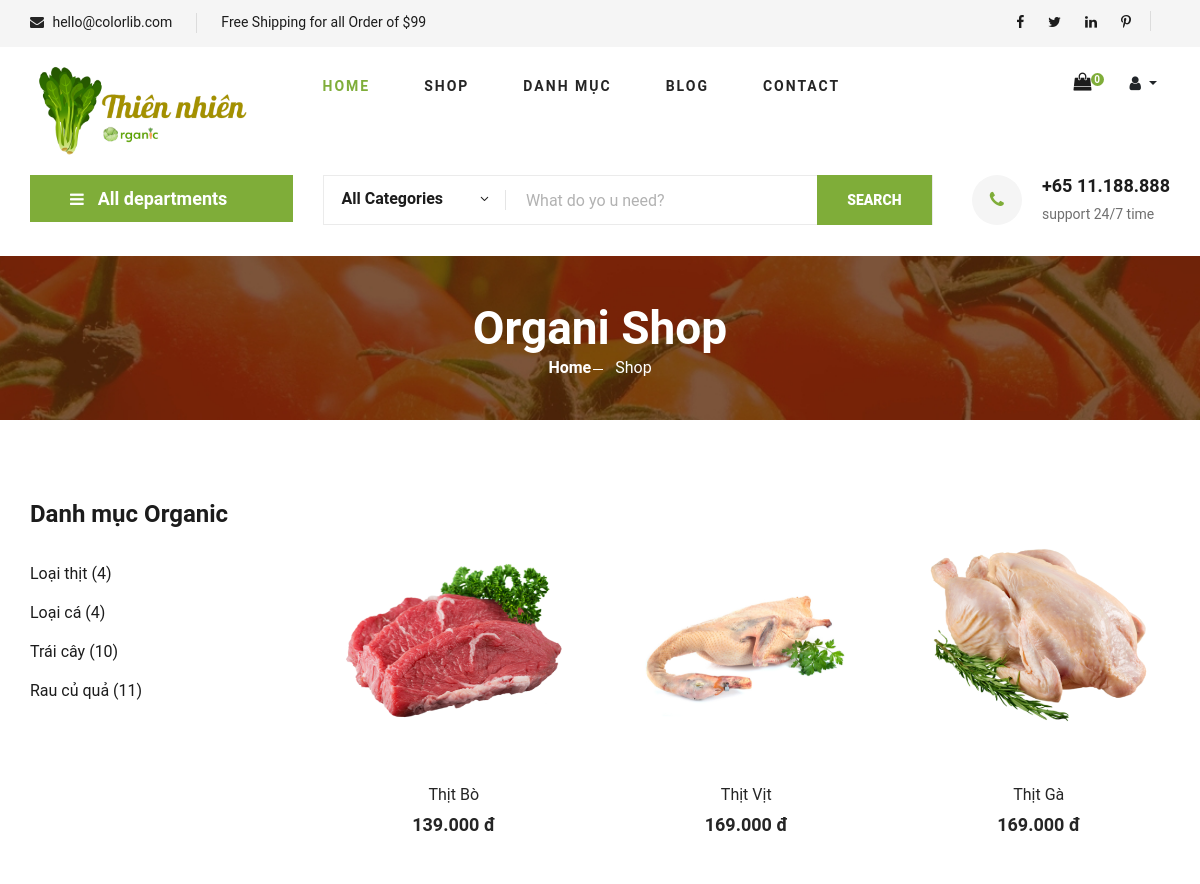
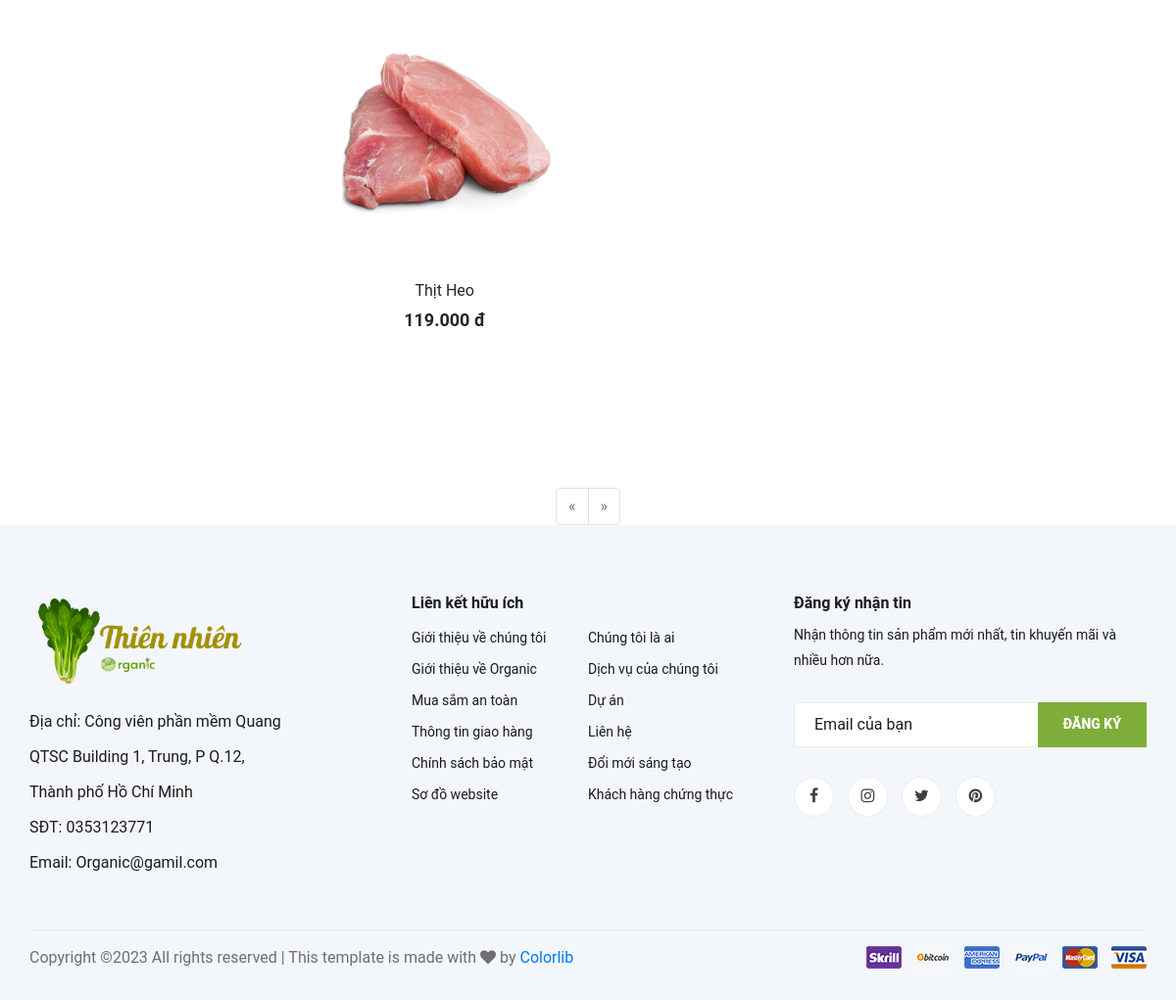
/index.php?mod=catagory&act=catagory_detail&MaDM=14, run on the app's committed database (2 pictures, top to bottom).
### tables this page shows
CREATE TABLE `danhmuc` (
  `MaDM` int NOT NULL,
  `TenDM` varchar(50) NOT NULL,
  `SoThuTu` int DEFAULT NULL COMMENT 'số thứ tự mà danh mục sẽ xuất hiện , tùy mình sắp xếp',
  `UuTien` tinyint(1) DEFAULT NULL COMMENT '0: là cho nó ẩn đi, 1 là cho nó xuất hiện tại trang chủ',
  `HinhAnh` text
);

CREATE TABLE `sanpham` (
  `MaSP` int NOT NULL,
  `TenSP` varchar(50) NOT NULL,
  `GiaSP` double(10,0) NOT NULL DEFAULT '0' COMMENT 'Tiền Việt không có chữ số thập phân, mặc định là 0(nếu =0 thì hết hàng ví dụ )',
  `HinhAnh` text NOT NULL,
  `TieuDe` text,
  `MoTa` text,
  `MaDM` int DEFAULT NULL,
  `LuotXem` int NOT NULL,
  `GiaGiam` double(10,0) NOT NULL DEFAULT '0',
  `StatusProduct` tinyint(1) NOT NULL DEFAULT '0' COMMENT 'Nếu là 1 thì soldout, 0 thì còn hàng'
);

### model/m_pdo.php (called while the page is built, shortened)
<?php
function pdo_get_connection(){
    $dburl = "mysql:host=localhost;dbname=organic;charset=utf8";
    $username = 'root';
    $password = '';
    $conn = new PDO($dburl, $username, $password);
    $conn->setAttribute(PDO::ATTR_ERRMODE, PDO::ERRMODE_EXCEPTION);
    return $conn;
}
function pdo_query($sql){
    $sql_args = array_slice(func_get_args(), 1);
    try{
        $conn = pdo_get_connection();
        $stmt = $conn->prepare($sql);
        $stmt->execute($sql_args);
        $rows = $stmt->fetchAll();
        return $rows;
    }
    catch(PDOException $e){
        throw $e;
    }
    finally{
        unset($conn);
    }
}
function pdo_query_value($sql){
    $sql_args = array_slice(func_get_args(), 1);
    try{
        $conn = pdo_get_connection();
        $stmt = $conn->prepare($sql);
        $stmt->execute($sql_args);
        $row = $stmt->fetch(PDO::FETCH_ASSOC);
        return array_values($row)[0];
    }
    catch(PDOException $e){
        throw $e;
    }
    finally{
        unset($conn);
    }
}

### model/m_catagory.php (called while the page is built, shortened)
<?php
    include_once 'model/m_pdo.php';
    function danhmuc_getAll(){
        return pdo_query("SELECT * FROM danhmuc ORDER BY MaDM DESC");
    }
    function danhmuc_getbyiddetail($MaDM,$page=1){
        $BatDau = ($page - 1) * 9;
        return pdo_query("SELECT * FROM sanpham WHERE MaDM = ? LIMIT $BatDau,9",$MaDM);
    }
    function get_count_sp($MaDM){
        $returnsp = pdo_query("SELECT * FROM sanpham WHERE MaDM = ? ",$MaDM);
        return count($returnsp);
    }
    function catagory_phantrang($MaDM){
        return pdo_query_value("SELECT COUNT(*) FROM sanpham WHERE MaDM = ?", $MaDM);
    }
?>

### view/v_product_catagory.php (the view, shortened to what this page needs)
<section class="hero hero-normal">
    <div class="container">
        <div class="row">
            <div class="col-lg-3">
                <div class="hero__categories">
                    <div class="hero__categories__all">
                        <i class="fa fa-bars"></i>
                        <span>All departments</span>
                    </div>
                </div>
            </div>
            <div class="col-lg-9">
                <div class="hero__search">
                    <div class="hero__search__form">
                        <form action="#">
                            <div class="hero__search__categories">
                                All Categories
                                <span class="arrow_carrot-down"></span>
                            </div>
                            <input type="text" placeholder="What do yo u need?">
                            <button type="submit" class="site-btn">SEARCH</button>
                        </form>
                    </div>
                    <div class="hero__search__phone">
                        <div class="hero__search__phone__icon">
                            <i class="fa fa-phone"></i>
                        </div>
                        <div class="hero__search__phone__text">
                            <h5>+65 11.188.888</h5>
                            <span>support 24/7 time</span>
                        </div>
                    </div>
                </div>
            </div>
        </div>
    </div>
</section>
<section class="breadcrumb-section set-bg" data-setbg="view/img/breadcrumb.jpg">
    <div class="container">
        <div class="row">
            <div class="col-lg-12 text-center">
                <div class="breadcrumb__text">
                    <h2>Organi Shop</h2>
                    <div class="breadcrumb__option">
                        <a href="./index.html">Home</a>
                        <span>Shop</span>
                    </div>
                </div>
            </div>
        </div>
    </div>
</section>
<section class="product spad">
    <div class="container">
        <div class="row">
            <div class="col-lg-3 col-md-5">
                <div class="sidebar">
                    <div class="sidebar__item">
                        <h4>Danh mục Organic</h4>
                        <ul>
                        <?php foreach($getdanhmuc as $dm): ?>
                            <li> <a href="index.php?mod=catagory&act=catagory_detail&MaDM=<?=$dm['MaDM']?>"><?=$dm['TenDM']?> (<?=get_count_sp($dm['MaDM'])?>)</a></li>
                        <?php endforeach; ?>
                        </ul>
                    </div>
                </div>
            </div>
            <div class="col-lg-9 col-md-7">
                <div class="row">
                    <?php if(isset($_GET['MaDM']) && ($_GET['MaDM']>0)): ?>
                        <?php foreach($danhmuc_getbyid as $item):
                            if($item['GiaSP'] >=1){
                                $price = '<h5>'.number_format($item['GiaSP'],"0",",",".").' đ</h5>';
                            }else{
                                $price = "<h5>Đang cập nhật</h5>";
                            }
                        ?>
                            <div class="col-lg-4 col-md-6 col-sm-6">
                                <div class="featured__item">
                                    <div class="featured__item__pic set-bg" data-setbg="view/img/traicay/<?=$item['HinhAnh']?>">
                                    </div>
                                    <div class="featured__item__text">
                                        <h6><a href="index.php?mod=product&act=detail&MaSP=<?=$item['MaSP']?>"><?=$item['TenSP']?></a></h6>
                                        <?=$price?>
                                    </div>
                                    <form action="index.php?mod=product&act=addtocart" method="post">
                                        <div class="intro">
                                        </div>
                                    </form>
                                </div>
                            </div>
                        <?php endforeach; ?>
                    <?php endif;?>
                </div>
            </div>
        </div>
    </div>
</section>
<?php
    if(isset($_GET['MaDM']) && ($_GET['MaDM']>0)):
?>
<div class="admin__pagein">
    <ul class="pagination">
        <li class="page-item <?= ($page <= 1) ? "disabled" : ""?>">
        <a class="page-link" href="index.php?mod=catagory&act=catagory_detail&MaDM=<?=$MaDM?>&page=<?=$page-1?>" aria-label="Previous">
                <span aria-hidden="true">&laquo;</span>
            </a>
        </li>
            <li class="page-item <?= ($page >= $SoTrang) ? "disabled" : ""?>">
            <a class="page-link" href="index.php?mod=catagory&act=catagory_detail&MaDM=<?=$MaDM?>&page=<?=$page+1?>" aria-label="Next">
                <span aria-hidden="true">&raquo;</span>
            </a>
        </li>
    </ul>
</div>
<?php
    endif;
?>

### view/css/style.css (style rules this page uses)
html, body { height: 100%; font-family: 'Roboto', sans-serif; -webkit-font-smoothing: antialiased; font-smoothing: antialiased; }
h1, h2, h3, h4, h5, h6 { margin: 0; color: #111111; font-weight: 400; font-family: 'Roboto', sans-serif; }
h2 { font-size: 36px; }
h4 { font-size: 24px; }
h5 { font-size: 18px; }
h6 { font-size: 16px; }
ul, ol { padding: 0; margin: 0; }
.set-bg { background-repeat: no-repeat; background-size: cover; background-position: top center; }
.spad { padding-top: 100px; padding-bottom: 100px; }
.site-btn { font-size: 14px; color: #ffffff; font-weight: 800; text-transform: uppercase; display: inline-block; padding: 13px 30px 12px; background: #7fad39; border: none; }
.hero { padding-bottom: 50px; }
.hero.hero-normal { padding-bottom: 30px; }
.hero.hero-normal .hero__categories { position: relative; }
.hero.hero-normal .hero__search { margin-bottom: 0; }
.hero__categories__all { background: #7fad39; position: relative; padding: 10px 25px 10px 40px; cursor: pointer; }
.hero__categories__all i { font-size: 16px; color: #ffffff; margin-right: 10px; }
.hero__categories__all span { font-size: 18px; font-weight: 700; color: #ffffff; }
.hero__categories__all:after { position: absolute; right: 18px; top: 9px; content: ""; font-family: "ElegantIcons"; font-size: 18px; color: #ffffff; }
.hero__search { overflow: hidden; margin-bottom: 30px; }
.hero__search__form { width: 610px; height: 50px; border: 1px solid #ebebeb; position: relative; float: left; }
.hero__search__form form .hero__search__categories { width: 30%; float: left; font-size: 16px; color: #1c1c1c; font-weight: 700; padding-left: 18px; padding-top: 11px; position: relative; }
.hero__search__form form .hero__search__categories:after { position: absolute; right: 0; top: 14px; height: 20px; width: 1px; background: #000000; opacity: 0.1; content: ""; }
.hero__search__form form .hero__search__categories span { position: absolute; right: 14px; top: 14px; }
.hero__search__form form input { width: 70%; border: none; height: 48px; font-size: 16px; color: #b2b2b2; padding-left: 20px; }
.hero__search__form form input::placeholder { color: #b2b2b2; }
.hero__search__form form button { position: absolute; right: 0; top: -1px; height: 50px; }
.hero__search__phone { float: right; }
.hero__search__phone__icon { font-size: 18px; color: #7fad39; height: 50px; width: 50px; background: #f5f5f5; line-height: 50px; text-align: center; border-radius: 50%; float: left; margin-right: 20px; }
.hero__search__phone__text { overflow: hidden; }
.hero__search__phone__text h5 { color: #1c1c1c; font-weight: 700; margin-bottom: 5px; }
.hero__search__phone__text span { font-size: 14px; color: #6f6f6f; }
.featured__item { margin-bottom: 50px; }
.featured__item__pic { height: 270px; position: relative; overflow: hidden; background-position: center center; }
.featured__item__text { text-align: center; padding-top: 15px; }
.featured__item__text h6 { margin-bottom: 10px; }
.featured__item__text h6 a { color: #252525; }
.featured__item__text h5 { color: #252525; font-weight: 700; }
.intro { position: absolute; top: 240px; }
.breadcrumb-section { display: flex; align-items: center; padding: 45px 0 40px; }
.breadcrumb__text h2 { font-size: 46px; color: #ffffff; font-weight: 700; }
.breadcrumb__option a { display: inline-block; font-size: 16px; color: #ffffff; font-weight: 700; margin-right: 20px; position: relative; }
.breadcrumb__option a:after { position: absolute; right: -12px; top: 13px; height: 1px; width: 10px; background: #ffffff; content: ""; }
.breadcrumb__option span { display: inline-block; font-size: 16px; color: #ffffff; }
.sidebar__item { margin-bottom: 35px; }
.sidebar__item h4 { color: #1c1c1c; font-weight: 700; margin-bottom: 25px; }
.sidebar__item ul li { list-style: none; }
.sidebar__item ul li a { font-size: 16px; color: #1c1c1c; line-height: 39px; display: block; }
.product { padding-top: 80px; padding-bottom: 80px; }
.container { width: 1170px; margin: 0 auto; }
.admin__pagein { display: flex; justify-content: center; padding-top: 30px; }
@media only screen and (min-width: 1200px) { .container { max-width: 1170px; margin: 0 auto; } }

### data on the page
danhmuc: TenDM "Loại thịt", MaDM "4"
danhmuc: TenDM "Loại cá", MaDM "4"
danhmuc: TenDM "Trái cây", MaDM "10"
danhmuc: TenDM "Rau củ quả", MaDM "11"
sanpham: shows a picture, TenSP "Thịt Bò", GiaSP "139.000"
sanpham: shows a picture, TenSP "Thịt Vịt", GiaSP "169.000"
sanpham: shows a picture, TenSP "Thịt Gà", GiaSP "169.000"
sanpham: shows a picture, TenSP "Thịt Heo", GiaSP "119.000"

### other printed values
COUNT($_SESSION['mygiohang']) "0"
